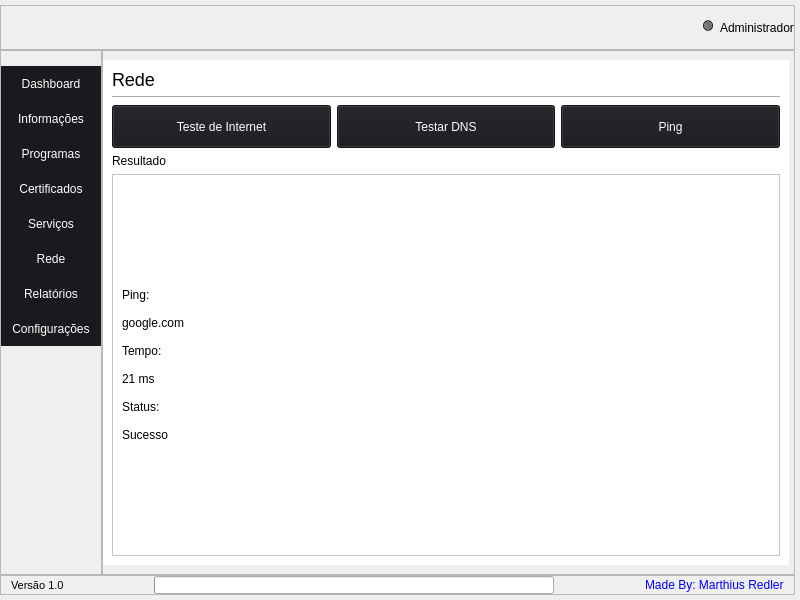
<?xml version="1.0" encoding="UTF-8"?>
<ui version="4.0">
 <class>MainWindow</class>
 <widget class="QMainWindow" name="MainWindow">
  <property name="geometry">
   <rect>
    <x>0</x>
    <y>0</y>
    <width>800</width>
    <height>600</height>
   </rect>
  </property>
  <property name="windowTitle">
   <string>MainWindow</string>
  </property>
  <property name="styleSheet">
   <string notr="true">*{
	background-color: rgb(25, 25, 35);
	color: rgb(255, 255, 255);
	font: 8pt &quot;Microsoft Sans Serif&quot;;
}


QFrame {
	border: none;
}


QStackedWidget {
	border-radius: 100px;
}

QStackedWidget &gt; QWidget{
	background-color: rgb(255, 255, 255);
	border-radius: 4px;
}</string>
  </property>
  <widget class="QWidget" name="centralwidget">
   <property name="styleSheet">
    <string notr="true"/>
   </property>
   <layout class="QGridLayout" name="gridLayout">
    <property name="leftMargin">
     <number>0</number>
    </property>
    <property name="topMargin">
     <number>5</number>
    </property>
    <property name="rightMargin">
     <number>5</number>
    </property>
    <property name="bottomMargin">
     <number>5</number>
    </property>
    <property name="spacing">
     <number>0</number>
    </property>
    <item row="0" column="0" colspan="2">
     <widget class="QFrame" name="frame_header">
      <property name="sizePolicy">
       <sizepolicy hsizetype="Preferred" vsizetype="Maximum">
        <horstretch>0</horstretch>
        <verstretch>0</verstretch>
       </sizepolicy>
      </property>
      <property name="minimumSize">
       <size>
        <width>0</width>
        <height>45</height>
       </size>
      </property>
      <property name="styleSheet">
       <string notr="true">QLabel#logo{
	image: url(:/img/img/logo.png);
}</string>
      </property>
      <property name="frameShape">
       <enum>QFrame::Shape::StyledPanel</enum>
      </property>
      <property name="frameShadow">
       <enum>QFrame::Shadow::Raised</enum>
      </property>
      <layout class="QGridLayout" name="gridLayout_3">
       <property name="leftMargin">
        <number>0</number>
       </property>
       <property name="topMargin">
        <number>0</number>
       </property>
       <property name="rightMargin">
        <number>0</number>
       </property>
       <property name="bottomMargin">
        <number>0</number>
       </property>
       <item row="0" column="3">
        <widget class="QLabel" name="adm_info">
         <property name="styleSheet">
          <string notr="true">font: 10pt &quot;Consolas&quot;;</string>
         </property>
         <property name="text">
          <string>Administrador</string>
         </property>
        </widget>
       </item>
       <item row="0" column="0">
        <widget class="QLabel" name="logo">
         <property name="sizePolicy">
          <sizepolicy hsizetype="Preferred" vsizetype="Preferred">
           <horstretch>0</horstretch>
           <verstretch>0</verstretch>
          </sizepolicy>
         </property>
         <property name="minimumSize">
          <size>
           <width>150</width>
           <height>42</height>
          </size>
         </property>
         <property name="font">
          <font>
           <family>Microsoft Sans Serif</family>
           <pointsize>8</pointsize>
           <italic>false</italic>
           <bold>false</bold>
           <kerning>true</kerning>
          </font>
         </property>
         <property name="autoFillBackground">
          <bool>false</bool>
         </property>
         <property name="styleSheet">
          <string notr="true"/>
         </property>
         <property name="frameShape">
          <enum>QFrame::Shape::NoFrame</enum>
         </property>
         <property name="text">
          <string>&lt;html&gt;&lt;head/&gt;&lt;body&gt;&lt;p&gt;&lt;br/&gt;&lt;/p&gt;&lt;/body&gt;&lt;/html&gt;</string>
         </property>
         <property name="textFormat">
          <enum>Qt::TextFormat::RichText</enum>
         </property>
         <property name="scaledContents">
          <bool>false</bool>
         </property>
         <property name="alignment">
          <set>Qt::AlignmentFlag::AlignCenter</set>
         </property>
         <property name="wordWrap">
          <bool>false</bool>
         </property>
        </widget>
       </item>
       <item row="0" column="1">
        <spacer name="horizontalSpacer">
         <property name="orientation">
          <enum>Qt::Orientation::Horizontal</enum>
         </property>
         <property name="sizeHint" stdset="0">
          <size>
           <width>670</width>
           <height>20</height>
          </size>
         </property>
        </spacer>
       </item>
       <item row="0" column="2">
        <widget class="QLabel" name="adm_indicator">
         <property name="text">
          <string>🟢</string>
         </property>
        </widget>
       </item>
      </layout>
     </widget>
    </item>
    <item row="2" column="0" colspan="2">
     <widget class="QFrame" name="frame_bottom">
      <property name="sizePolicy">
       <sizepolicy hsizetype="Preferred" vsizetype="Fixed">
        <horstretch>0</horstretch>
        <verstretch>0</verstretch>
       </sizepolicy>
      </property>
      <property name="minimumSize">
       <size>
        <width>0</width>
        <height>20</height>
       </size>
      </property>
      <property name="maximumSize">
       <size>
        <width>16777215</width>
        <height>20</height>
       </size>
      </property>
      <property name="layoutDirection">
       <enum>Qt::LayoutDirection::LeftToRight</enum>
      </property>
      <property name="frameShape">
       <enum>QFrame::Shape::StyledPanel</enum>
      </property>
      <property name="frameShadow">
       <enum>QFrame::Shadow::Raised</enum>
      </property>
      <layout class="QGridLayout" name="gridLayout_4">
       <property name="leftMargin">
        <number>10</number>
       </property>
       <property name="topMargin">
        <number>0</number>
       </property>
       <property name="rightMargin">
        <number>10</number>
       </property>
       <property name="bottomMargin">
        <number>0</number>
       </property>
       <property name="horizontalSpacing">
        <number>20</number>
       </property>
       <property name="verticalSpacing">
        <number>0</number>
       </property>
       <item row="0" column="3">
        <spacer name="horizontalSpacer_2">
         <property name="orientation">
          <enum>Qt::Orientation::Horizontal</enum>
         </property>
         <property name="sizeType">
          <enum>QSizePolicy::Policy::Expanding</enum>
         </property>
         <property name="sizeHint" stdset="0">
          <size>
           <width>200</width>
           <height>20</height>
          </size>
         </property>
        </spacer>
       </item>
       <item row="0" column="0">
        <widget class="QLabel" name="version_info">
         <property name="font">
          <font>
           <family>Microsoft Sans Serif</family>
           <pointsize>8</pointsize>
           <italic>false</italic>
           <bold>false</bold>
          </font>
         </property>
         <property name="text">
          <string>Versão 1.0</string>
         </property>
        </widget>
       </item>
       <item row="0" column="1">
        <spacer name="horizontalSpacer_3">
         <property name="orientation">
          <enum>Qt::Orientation::Horizontal</enum>
         </property>
         <property name="sizeHint" stdset="0">
          <size>
           <width>200</width>
           <height>20</height>
          </size>
         </property>
        </spacer>
       </item>
       <item row="0" column="2">
        <widget class="QProgressBar" name="progressBar">
         <property name="sizePolicy">
          <sizepolicy hsizetype="MinimumExpanding" vsizetype="Fixed">
           <horstretch>0</horstretch>
           <verstretch>0</verstretch>
          </sizepolicy>
         </property>
         <property name="minimumSize">
          <size>
           <width>400</width>
           <height>0</height>
          </size>
         </property>
         <property name="value">
          <number>0</number>
         </property>
         <property name="textVisible">
          <bool>false</bool>
         </property>
         <property name="orientation">
          <enum>Qt::Orientation::Horizontal</enum>
         </property>
         <property name="invertedAppearance">
          <bool>false</bool>
         </property>
        </widget>
       </item>
       <item row="0" column="4">
        <widget class="QLabel" name="label">
         <property name="text">
          <string>&lt;html&gt;&lt;head/&gt;&lt;body&gt;&lt;p&gt;&lt;a href=&quot;https://github.com/marthiusredler&quot;&gt;&lt;span style=&quot; text-decoration: none;&quot;&gt;Made By: Marthius Redler&lt;/span&gt;&lt;/a&gt;&lt;/p&gt;&lt;/body&gt;&lt;/html&gt;</string>
         </property>
        </widget>
       </item>
      </layout>
     </widget>
    </item>
    <item row="1" column="0">
     <widget class="QFrame" name="frame_menubar">
      <property name="styleSheet">
       <string notr="true">*{
	margin: 0px;
	padding:0px;
}

QPushButton {
	height: 35px;
	width: 100px;
	border: none;
	color: rgb(255, 255, 255);
	background-color:rgb(25, 25, 30);
	text-align: center;
}

QPushButton::hover{
	background-color: rgb(50, 50, 60);
	border-bottom: 2px solid rgb(220, 220, 220);
}
QPushButton::pressed{
	background-color: rgb(220, 220, 220);
	font-style: bold;
	color: rgb(0, 0, 0);
	border-bottom: 2px solid rgb(50, 50, 60);
}</string>
      </property>
      <property name="frameShape">
       <enum>QFrame::Shape::StyledPanel</enum>
      </property>
      <property name="frameShadow">
       <enum>QFrame::Shadow::Raised</enum>
      </property>
      <layout class="QGridLayout" name="gridLayout_2">
       <property name="leftMargin">
        <number>0</number>
       </property>
       <property name="topMargin">
        <number>15</number>
       </property>
       <property name="rightMargin">
        <number>0</number>
       </property>
       <property name="bottomMargin">
        <number>5</number>
       </property>
       <property name="spacing">
        <number>0</number>
       </property>
       <item row="8" column="1">
        <widget class="QPushButton" name="pushButton_7">
         <property name="text">
          <string>Configurações</string>
         </property>
        </widget>
       </item>
       <item row="5" column="1" colspan="2">
        <widget class="QPushButton" name="pushButton_5">
         <property name="text">
          <string>Serviços</string>
         </property>
        </widget>
       </item>
       <item row="7" column="1" colspan="2">
        <widget class="QPushButton" name="pushButton_8">
         <property name="text">
          <string>Relatórios</string>
         </property>
        </widget>
       </item>
       <item row="10" column="1" colspan="2">
        <spacer name="verticalSpacer">
         <property name="orientation">
          <enum>Qt::Orientation::Vertical</enum>
         </property>
         <property name="sizeHint" stdset="0">
          <size>
           <width>20</width>
           <height>40</height>
          </size>
         </property>
        </spacer>
       </item>
       <item row="6" column="1" colspan="2">
        <widget class="QPushButton" name="pushButton_6">
         <property name="text">
          <string>Rede</string>
         </property>
        </widget>
       </item>
       <item row="4" column="1" colspan="2">
        <widget class="QPushButton" name="pushButton_4">
         <property name="text">
          <string>Certificados</string>
         </property>
        </widget>
       </item>
       <item row="0" column="1" colspan="2">
        <widget class="QPushButton" name="pushButton_2">
         <property name="text">
          <string>Dashboard</string>
         </property>
         <property name="flat">
          <bool>false</bool>
         </property>
        </widget>
       </item>
       <item row="3" column="1" colspan="2">
        <widget class="QPushButton" name="pushButton">
         <property name="text">
          <string>Programas</string>
         </property>
        </widget>
       </item>
       <item row="1" column="1" colspan="2">
        <widget class="QPushButton" name="pushButton_3">
         <property name="text">
          <string>Informações</string>
         </property>
        </widget>
       </item>
      </layout>
     </widget>
    </item>
    <item row="1" column="1">
     <widget class="QFrame" name="frame_center">
      <property name="sizePolicy">
       <sizepolicy hsizetype="MinimumExpanding" vsizetype="Preferred">
        <horstretch>0</horstretch>
        <verstretch>0</verstretch>
       </sizepolicy>
      </property>
      <property name="styleSheet">
       <string notr="true"/>
      </property>
      <property name="frameShape">
       <enum>QFrame::Shape::StyledPanel</enum>
      </property>
      <property name="frameShadow">
       <enum>QFrame::Shadow::Raised</enum>
      </property>
      <layout class="QGridLayout" name="gridLayout_5">
       <property name="leftMargin">
        <number>0</number>
       </property>
       <property name="rightMargin">
        <number>5</number>
       </property>
       <property name="bottomMargin">
        <number>9</number>
       </property>
       <property name="horizontalSpacing">
        <number>5</number>
       </property>
       <property name="verticalSpacing">
        <number>0</number>
       </property>
       <item row="0" column="0">
        <widget class="QStackedWidget" name="stackedWidget">
         <property name="sizePolicy">
          <sizepolicy hsizetype="Expanding" vsizetype="Preferred">
           <horstretch>0</horstretch>
           <verstretch>0</verstretch>
          </sizepolicy>
         </property>
         <property name="styleSheet">
          <string notr="true">*{
	color: rgb(0, 0, 0);
	background-color: rgb(255, 255, 255);
}

QLabel#title_dashboard, QLabel#title_configs, QLabel#title_dashboard, QLabel#title_info, QLabel#title_certificates, QLabel#title_logs, QLabel#title_network, QLabel#title_programs, QLabel#title_services{
	font-size: 18px
}

QPushButton {
	height: 35px;
	border-bottom: 2px solid rgb(25, 25, 30);
	color: rgb(255, 255, 255);
	background-color:rgb(25, 25, 30);
	text-align: center;
}

QPushButton::hover{
	background-color: rgb(50, 50, 60);
	border-bottom: 2px solid rgb(220, 220, 220);
}

QPushButton::pressed{
	background-color: rgb(220, 220, 220);
	font-style: bold;
	color: rgb(0, 0, 0);
	border-bottom: 2px solid rgb(50, 50, 60);
}</string>
         </property>
         <property name="currentIndex">
          <number>5</number>
         </property>
         <widget class="QWidget" name="page_dashboard">
          <layout class="QGridLayout" name="gridLayout_20">
           <item row="0" column="0">
            <widget class="QLabel" name="title_dashboard">
             <property name="text">
              <string>Dashboard</string>
             </property>
            </widget>
           </item>
           <item row="1" column="0" colspan="2">
            <widget class="Line" name="line_8">
             <property name="orientation">
              <enum>Qt::Orientation::Horizontal</enum>
             </property>
            </widget>
           </item>
           <item row="2" column="0" colspan="2">
            <widget class="QFrame" name="frame_7">
             <property name="frameShape">
              <enum>QFrame::Shape::StyledPanel</enum>
             </property>
             <property name="frameShadow">
              <enum>QFrame::Shadow::Raised</enum>
             </property>
             <layout class="QGridLayout" name="gridLayout_19">
              <item row="0" column="0">
               <widget class="QLabel" name="label_32">
                <property name="sizePolicy">
                 <sizepolicy hsizetype="MinimumExpanding" vsizetype="MinimumExpanding">
                  <horstretch>0</horstretch>
                  <verstretch>0</verstretch>
                 </sizepolicy>
                </property>
                <property name="text">
                 <string>Computador: SUPORTE-01

Usuário: marthius.redler

Windows: Windows 11 Pro

Ativação: Ativado

Internet: Conectado

Certificados: 5 encontrados

Disco: 240 GB livres

Serviços: Funcionando</string>
                </property>
                <property name="wordWrap">
                 <bool>true</bool>
                </property>
               </widget>
              </item>
             </layout>
            </widget>
           </item>
           <item row="3" column="0" colspan="2">
            <widget class="QPushButton" name="pushButton_24">
             <property name="text">
              <string>Atualizar Informações</string>
             </property>
            </widget>
           </item>
          </layout>
         </widget>
         <widget class="QWidget" name="page_info">
          <layout class="QGridLayout" name="gridLayout_15">
           <item row="0" column="0">
            <widget class="QLabel" name="title_info">
             <property name="text">
              <string>Informações</string>
             </property>
            </widget>
           </item>
           <item row="1" column="0">
            <widget class="Line" name="line_7">
             <property name="orientation">
              <enum>Qt::Orientation::Horizontal</enum>
             </property>
            </widget>
           </item>
           <item row="2" column="0">
            <widget class="QTabWidget" name="tabWidget">
             <property name="currentIndex">
              <number>2</number>
             </property>
             <widget class="QWidget" name="system_tab">
              <attribute name="title">
               <string>Sistema</string>
              </attribute>
              <layout class="QGridLayout" name="gridLayout_16">
               <item row="0" column="0">
                <widget class="QLabel" name="label_28">
                 <property name="text">
                  <string>Nome do computador

Fabricante

Modelo

Número de série

Versão do Windows</string>
                 </property>
                 <property name="wordWrap">
                  <bool>true</bool>
                 </property>
                </widget>
               </item>
              </layout>
             </widget>
             <widget class="QWidget" name="hardware_tab">
              <attribute name="title">
               <string>Hardware</string>
              </attribute>
              <layout class="QGridLayout" name="gridLayout_17">
               <item row="0" column="0">
                <widget class="QLabel" name="label_29">
                 <property name="text">
                  <string>CPU

RAM

Disco

Capacidade

Espaço livre

Espaço utilizado</string>
                 </property>
                 <property name="wordWrap">
                  <bool>true</bool>
                 </property>
                </widget>
               </item>
              </layout>
             </widget>
             <widget class="QWidget" name="network_tab">
              <attribute name="title">
               <string>Rede</string>
              </attribute>
              <layout class="QGridLayout" name="gridLayout_18">
               <item row="0" column="0">
                <widget class="QLabel" name="label_30">
                 <property name="text">
                  <string>Adaptadores

Gateway

DNS</string>
                 </property>
                 <property name="wordWrap">
                  <bool>true</bool>
                 </property>
                </widget>
               </item>
              </layout>
             </widget>
            </widget>
           </item>
          </layout>
         </widget>
         <widget class="QWidget" name="page_programs">
          <layout class="QGridLayout" name="gridLayout_13">
           <item row="0" column="0">
            <widget class="QLabel" name="title_programs">
             <property name="text">
              <string>Programas</string>
             </property>
            </widget>
           </item>
           <item row="1" column="0" colspan="2">
            <widget class="Line" name="line_6">
             <property name="orientation">
              <enum>Qt::Orientation::Horizontal</enum>
             </property>
            </widget>
           </item>
           <item row="2" column="0" colspan="2">
            <widget class="QScrollArea" name="scrollArea_2">
             <property name="verticalScrollBarPolicy">
              <enum>Qt::ScrollBarPolicy::ScrollBarAsNeeded</enum>
             </property>
             <property name="horizontalScrollBarPolicy">
              <enum>Qt::ScrollBarPolicy::ScrollBarAlwaysOff</enum>
             </property>
             <property name="widgetResizable">
              <bool>true</bool>
             </property>
             <widget class="QWidget" name="scrollAreaWidgetContents_2">
              <property name="geometry">
               <rect>
                <x>0</x>
                <y>0</y>
                <width>86</width>
                <height>161</height>
               </rect>
              </property>
              <layout class="QGridLayout" name="gridLayout_14">
               <item row="0" column="0">
                <widget class="QLabel" name="label_26">
                 <property name="text">
                  <string>Google Chorme

Adobe Acrobat

SafeSign

Edge

</string>
                 </property>
                 <property name="wordWrap">
                  <bool>true</bool>
                 </property>
                </widget>
               </item>
              </layout>
             </widget>
            </widget>
           </item>
           <item row="3" column="0" colspan="2">
            <widget class="QPushButton" name="pushButton_23">
             <property name="text">
              <string>Exportar .txt</string>
             </property>
            </widget>
           </item>
          </layout>
         </widget>
         <widget class="QWidget" name="page_certificates">
          <layout class="QGridLayout" name="gridLayout_12">
           <item row="2" column="0" colspan="2">
            <widget class="QTableWidget" name="tableWidget">
             <property name="sizeAdjustPolicy">
              <enum>QAbstractScrollArea::SizeAdjustPolicy::AdjustIgnored</enum>
             </property>
             <attribute name="horizontalHeaderVisible">
              <bool>true</bool>
             </attribute>
             <attribute name="horizontalHeaderCascadingSectionResizes">
              <bool>true</bool>
             </attribute>
             <attribute name="horizontalHeaderMinimumSectionSize">
              <number>25</number>
             </attribute>
             <attribute name="horizontalHeaderDefaultSectionSize">
              <number>125</number>
             </attribute>
             <attribute name="horizontalHeaderHighlightSections">
              <bool>true</bool>
             </attribute>
             <attribute name="horizontalHeaderStretchLastSection">
              <bool>true</bool>
             </attribute>
             <attribute name="verticalHeaderCascadingSectionResizes">
              <bool>false</bool>
             </attribute>
             <attribute name="verticalHeaderStretchLastSection">
              <bool>false</bool>
             </attribute>
             <column>
              <property name="text">
               <string>Nome</string>
              </property>
             </column>
             <column>
              <property name="text">
               <string>Emissor</string>
              </property>
             </column>
             <column>
              <property name="text">
               <string>Validade</string>
              </property>
             </column>
             <column>
              <property name="text">
               <string>Chave Privada</string>
              </property>
             </column>
             <column>
              <property name="text">
               <string>Serial</string>
              </property>
             </column>
            </widget>
           </item>
           <item row="3" column="0">
            <widget class="QPushButton" name="pushButton_21">
             <property name="text">
              <string>Atualizar</string>
             </property>
            </widget>
           </item>
           <item row="3" column="1">
            <widget class="QPushButton" name="pushButton_22">
             <property name="text">
              <string>Exportar .txt</string>
             </property>
            </widget>
           </item>
           <item row="0" column="0" colspan="2">
            <widget class="QLabel" name="title_certificates">
             <property name="text">
              <string>Certificados</string>
             </property>
            </widget>
           </item>
           <item row="1" column="0" colspan="2">
            <widget class="Line" name="line_5">
             <property name="frameShadow">
              <enum>QFrame::Shadow::Sunken</enum>
             </property>
             <property name="lineWidth">
              <number>1</number>
             </property>
             <property name="midLineWidth">
              <number>0</number>
             </property>
             <property name="orientation">
              <enum>Qt::Orientation::Horizontal</enum>
             </property>
            </widget>
           </item>
          </layout>
         </widget>
         <widget class="QWidget" name="page_services">
          <layout class="QGridLayout" name="gridLayout_11">
           <item row="2" column="2">
            <widget class="QFrame" name="frame_6">
             <property name="sizePolicy">
              <sizepolicy hsizetype="MinimumExpanding" vsizetype="Preferred">
               <horstretch>0</horstretch>
               <verstretch>0</verstretch>
              </sizepolicy>
             </property>
             <property name="minimumSize">
              <size>
               <width>300</width>
               <height>0</height>
              </size>
             </property>
             <property name="frameShape">
              <enum>QFrame::Shape::StyledPanel</enum>
             </property>
             <property name="frameShadow">
              <enum>QFrame::Shadow::Raised</enum>
             </property>
             <layout class="QGridLayout" name="gridLayout_10">
              <item row="1" column="0">
               <widget class="QLabel" name="label_20">
                <property name="sizePolicy">
                 <sizepolicy hsizetype="Maximum" vsizetype="Preferred">
                  <horstretch>0</horstretch>
                  <verstretch>0</verstretch>
                 </sizepolicy>
                </property>
                <property name="text">
                 <string>🟢</string>
                </property>
               </widget>
              </item>
              <item row="1" column="1">
               <widget class="QLabel" name="label_21">
                <property name="text">
                 <string>Parado</string>
                </property>
               </widget>
              </item>
              <item row="2" column="0">
               <widget class="QLabel" name="label_22">
                <property name="sizePolicy">
                 <sizepolicy hsizetype="Maximum" vsizetype="Preferred">
                  <horstretch>0</horstretch>
                  <verstretch>0</verstretch>
                 </sizepolicy>
                </property>
                <property name="text">
                 <string>🟢</string>
                </property>
               </widget>
              </item>
              <item row="2" column="1">
               <widget class="QLabel" name="label_23">
                <property name="text">
                 <string>Executando</string>
                </property>
               </widget>
              </item>
              <item row="3" column="0" colspan="2">
               <widget class="QPushButton" name="pushButton_17">
                <property name="text">
                 <string>Iniciar</string>
                </property>
               </widget>
              </item>
              <item row="4" column="0" colspan="2">
               <widget class="QPushButton" name="pushButton_18">
                <property name="text">
                 <string>Parar</string>
                </property>
               </widget>
              </item>
              <item row="5" column="0" colspan="2">
               <widget class="QPushButton" name="pushButton_19">
                <property name="text">
                 <string>Reiniciar</string>
                </property>
               </widget>
              </item>
              <item row="6" column="0" colspan="2">
               <widget class="QPushButton" name="pushButton_20">
                <property name="text">
                 <string>Automatico</string>
                </property>
               </widget>
              </item>
              <item row="0" column="0" colspan="2">
               <widget class="QLabel" name="label_19">
                <property name="text">
                 <string>Propagação de Certificados</string>
                </property>
               </widget>
              </item>
             </layout>
            </widget>
           </item>
           <item row="2" column="1">
            <widget class="QFrame" name="frame_5">
             <property name="sizePolicy">
              <sizepolicy hsizetype="MinimumExpanding" vsizetype="Preferred">
               <horstretch>0</horstretch>
               <verstretch>0</verstretch>
              </sizepolicy>
             </property>
             <property name="minimumSize">
              <size>
               <width>300</width>
               <height>0</height>
              </size>
             </property>
             <property name="frameShape">
              <enum>QFrame::Shape::StyledPanel</enum>
             </property>
             <property name="frameShadow">
              <enum>QFrame::Shadow::Raised</enum>
             </property>
             <layout class="QGridLayout" name="gridLayout_9">
              <item row="0" column="0" colspan="2">
               <widget class="QLabel" name="label_14">
                <property name="text">
                 <string>Cartão Inteligente</string>
                </property>
               </widget>
              </item>
              <item row="6" column="0" colspan="2">
               <widget class="QPushButton" name="pushButton_16">
                <property name="text">
                 <string>Automatico</string>
                </property>
               </widget>
              </item>
              <item row="2" column="0">
               <widget class="QLabel" name="label_16">
                <property name="sizePolicy">
                 <sizepolicy hsizetype="Maximum" vsizetype="Preferred">
                  <horstretch>0</horstretch>
                  <verstretch>0</verstretch>
                 </sizepolicy>
                </property>
                <property name="text">
                 <string>🟢</string>
                </property>
               </widget>
              </item>
              <item row="3" column="0" colspan="2">
               <widget class="QPushButton" name="pushButton_13">
                <property name="text">
                 <string>Iniciar</string>
                </property>
               </widget>
              </item>
              <item row="4" column="0" colspan="2">
               <widget class="QPushButton" name="pushButton_14">
                <property name="text">
                 <string>Parar</string>
                </property>
               </widget>
              </item>
              <item row="2" column="1">
               <widget class="QLabel" name="label_18">
                <property name="text">
                 <string>Executando</string>
                </property>
               </widget>
              </item>
              <item row="1" column="0">
               <widget class="QLabel" name="label_15">
                <property name="sizePolicy">
                 <sizepolicy hsizetype="Maximum" vsizetype="Preferred">
                  <horstretch>0</horstretch>
                  <verstretch>0</verstretch>
                 </sizepolicy>
                </property>
                <property name="text">
                 <string>🟢</string>
                </property>
               </widget>
              </item>
              <item row="1" column="1">
               <widget class="QLabel" name="label_17">
                <property name="text">
                 <string>Parado</string>
                </property>
               </widget>
              </item>
              <item row="5" column="0" colspan="2">
               <widget class="QPushButton" name="pushButton_15">
                <property name="text">
                 <string>Reiniciar</string>
                </property>
               </widget>
              </item>
             </layout>
            </widget>
           </item>
           <item row="3" column="1">
            <spacer name="verticalSpacer_5">
             <property name="orientation">
              <enum>Qt::Orientation::Vertical</enum>
             </property>
             <property name="sizeHint" stdset="0">
              <size>
               <width>20</width>
               <height>40</height>
              </size>
             </property>
            </spacer>
           </item>
           <item row="1" column="1" colspan="2">
            <widget class="Line" name="line_4">
             <property name="orientation">
              <enum>Qt::Orientation::Horizontal</enum>
             </property>
            </widget>
           </item>
           <item row="0" column="1" colspan="2">
            <widget class="QLabel" name="title_services">
             <property name="text">
              <string>Serviços</string>
             </property>
            </widget>
           </item>
          </layout>
         </widget>
         <widget class="QWidget" name="page_network">
          <layout class="QGridLayout" name="gridLayout_8">
           <item row="1" column="0" colspan="3">
            <widget class="Line" name="line_3">
             <property name="orientation">
              <enum>Qt::Orientation::Horizontal</enum>
             </property>
            </widget>
           </item>
           <item row="0" column="0" colspan="3">
            <widget class="QLabel" name="title_network">
             <property name="text">
              <string>Rede</string>
             </property>
            </widget>
           </item>
           <item row="2" column="2">
            <widget class="QPushButton" name="pushButton_12">
             <property name="text">
              <string>Ping</string>
             </property>
            </widget>
           </item>
           <item row="6" column="0" colspan="3">
            <widget class="QScrollArea" name="scrollArea">
             <property name="verticalScrollBarPolicy">
              <enum>Qt::ScrollBarPolicy::ScrollBarAsNeeded</enum>
             </property>
             <property name="horizontalScrollBarPolicy">
              <enum>Qt::ScrollBarPolicy::ScrollBarAlwaysOff</enum>
             </property>
             <property name="widgetResizable">
              <bool>true</bool>
             </property>
             <widget class="QWidget" name="scrollAreaWidgetContents">
              <property name="geometry">
               <rect>
                <x>0</x>
                <y>0</y>
                <width>672</width>
                <height>385</height>
               </rect>
              </property>
              <layout class="QGridLayout" name="gridLayout_7">
               <item row="0" column="0">
                <widget class="QLabel" name="label_11">
                 <property name="text">
                  <string>Ping:

google.com

Tempo:

21 ms

Status:

Sucesso</string>
                 </property>
                 <property name="wordWrap">
                  <bool>true</bool>
                 </property>
                </widget>
               </item>
              </layout>
             </widget>
            </widget>
           </item>
           <item row="2" column="1">
            <widget class="QPushButton" name="pushButton_11">
             <property name="text">
              <string>Testar DNS</string>
             </property>
            </widget>
           </item>
           <item row="2" column="0">
            <widget class="QPushButton" name="pushButton_10">
             <property name="text">
              <string>Teste de Internet</string>
             </property>
            </widget>
           </item>
           <item row="5" column="0" colspan="3">
            <widget class="QLabel" name="label_12">
             <property name="text">
              <string>Resultado</string>
             </property>
            </widget>
           </item>
          </layout>
         </widget>
         <widget class="QWidget" name="page_logs">
          <layout class="QGridLayout" name="gridLayout_6">
           <item row="6" column="0">
            <spacer name="verticalSpacer_3">
             <property name="orientation">
              <enum>Qt::Orientation::Vertical</enum>
             </property>
             <property name="sizeHint" stdset="0">
              <size>
               <width>20</width>
               <height>380</height>
              </size>
             </property>
            </spacer>
           </item>
           <item row="1" column="0" colspan="2">
            <widget class="Line" name="line_2">
             <property name="orientation">
              <enum>Qt::Orientation::Horizontal</enum>
             </property>
            </widget>
           </item>
           <item row="5" column="0">
            <widget class="QPushButton" name="pushButton_9">
             <property name="text">
              <string>Gerar</string>
             </property>
            </widget>
           </item>
           <item row="3" column="0">
            <widget class="QLabel" name="label_8">
             <property name="text">
              <string>Nome do arquivo:</string>
             </property>
            </widget>
           </item>
           <item row="4" column="0">
            <widget class="QLineEdit" name="lineEdit"/>
           </item>
           <item row="2" column="0">
            <widget class="QLabel" name="label_7">
             <property name="text">
              <string>Gerar relatório completo</string>
             </property>
            </widget>
           </item>
           <item row="0" column="0">
            <widget class="QLabel" name="title_logs">
             <property name="text">
              <string>Relatórios</string>
             </property>
            </widget>
           </item>
          </layout>
         </widget>
         <widget class="QWidget" name="page_configs">
          <layout class="QVBoxLayout" name="verticalLayout">
           <item>
            <widget class="QLabel" name="title_configs">
             <property name="sizePolicy">
              <sizepolicy hsizetype="MinimumExpanding" vsizetype="Preferred">
               <horstretch>0</horstretch>
               <verstretch>0</verstretch>
              </sizepolicy>
             </property>
             <property name="text">
              <string>Configurações</string>
             </property>
            </widget>
           </item>
           <item>
            <widget class="Line" name="line">
             <property name="orientation">
              <enum>Qt::Orientation::Horizontal</enum>
             </property>
            </widget>
           </item>
           <item>
            <widget class="QLabel" name="label_3">
             <property name="text">
              <string>Tema:</string>
             </property>
            </widget>
           </item>
           <item>
            <widget class="QRadioButton" name="radioButton">
             <property name="styleSheet">
              <string notr="true"/>
             </property>
             <property name="text">
              <string>Claro</string>
             </property>
             <attribute name="buttonGroup">
              <string notr="true">theme_btnGroup</string>
             </attribute>
            </widget>
           </item>
           <item>
            <widget class="QRadioButton" name="radioButton_2">
             <property name="text">
              <string>Escuro</string>
             </property>
             <attribute name="buttonGroup">
              <string notr="true">theme_btnGroup</string>
             </attribute>
            </widget>
           </item>
           <item>
            <widget class="QLabel" name="label_4">
             <property name="text">
              <string>Pasta dos Logs:</string>
             </property>
            </widget>
           </item>
           <item>
            <widget class="QToolButton" name="toolButton">
             <property name="text">
              <string>...</string>
             </property>
            </widget>
           </item>
           <item>
            <widget class="QLabel" name="label_5">
             <property name="text">
              <string>Pasta dos Relatorios</string>
             </property>
            </widget>
           </item>
           <item>
            <widget class="QToolButton" name="toolButton_2">
             <property name="text">
              <string>...</string>
             </property>
            </widget>
           </item>
           <item>
            <spacer name="verticalSpacer_2">
             <property name="orientation">
              <enum>Qt::Orientation::Vertical</enum>
             </property>
             <property name="sizeHint" stdset="0">
              <size>
               <width>20</width>
               <height>40</height>
              </size>
             </property>
            </spacer>
           </item>
          </layout>
         </widget>
        </widget>
       </item>
      </layout>
     </widget>
    </item>
   </layout>
  </widget>
 </widget>
 <resources>
  <include location="resource.qrc"/>
 </resources>
 <connections/>
 <buttongroups>
  <buttongroup name="theme_btnGroup"/>
 </buttongroups>
</ui>
